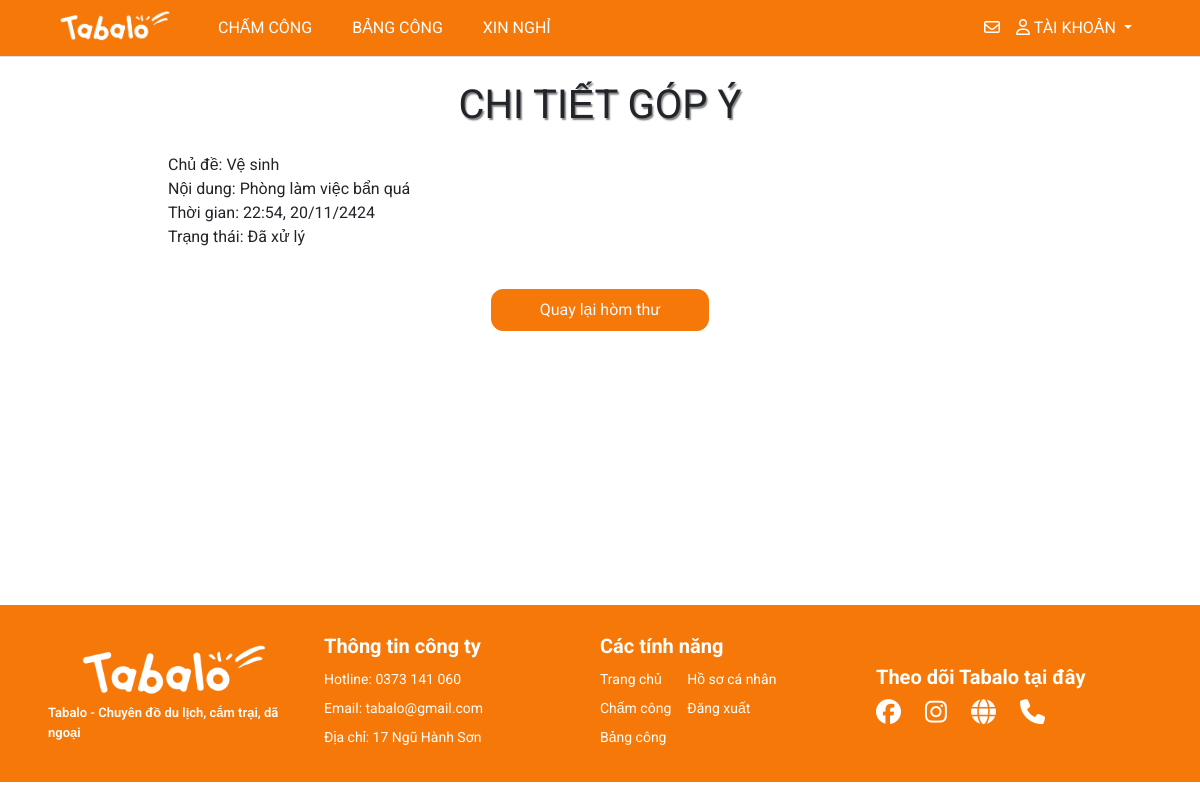
Page /letters/5/ (signed in) on the committed database.
### myapp/models.py (models this page shows, shortened)
class Letter(models.Model):
    user = models.ForeignKey(User, on_delete=models.CASCADE)
    is_anonymous = models.BooleanField(default=False)
    topic = models.ForeignKey(TopicLetter, on_delete=models.CASCADE)
    content = models.TextField()
    status = models.CharField(max_length=30, choices=[('Đang xử lý', 'Đang xử lý'),('Đã xử lý', 'Đã xử lý')], default='Đang xử lý')
    created_at = models.DateTimeField(auto_now_add=True)

class TopicLetter(models.Model):
  name = models.CharField(max_length=50)

### myapp/views.py (the view)
# urls.py: path('letters/<int:idletter>/', views.letter_detail, name='letter-detail'),
def letter_detail(request, idletter):
    try:
        letter = Letter.objects.get(id=idletter)
        if request.user == letter.user or request.user.is_superuser:
            title = 'Chi tiết góp ý'
            if request.POST:
                letter.status = 'Đã xử lý'
                letter.save()
                messages.success(request, 'Đã xử lý thư góp ý')
                return redirect('main-letter')
            return render(request, 'pages/letter_detail.html', {'title': title, 'letter': letter})
        else:
            return redirect('letters')
    except Letter.DoesNotExist:
        return redirect('letters')

### management/context_processors.py (called while the page is built)
def pending_dayoff(request):
  count_pending = DayOffRequest.objects.filter(status='pending').count()
  return {'count_pending': count_pending}

### templates/pages/letter_detail.html (shortened to what this page needs)
{% extends '../layouts/base.html' %}
{% block main %}
<br>
<h1 style="text-align:center; font-weight: 400; text-shadow: 1.5px 1.5px 1.5px rgba(0, 0, 0, 0.5);" class="mb-4">CHI TIẾT GÓP Ý</h1>
<div class="container" style="display:flex; justify-content:center">
  <div style="width: 80%;">
    <div>Chủ đề: {{ letter.topic.name }}</div>
    <div>Nội dung: {{ letter.content }}</div>
    <div>Thời gian: {{ letter.created_at|date:"H:i, d/m/yy" }}</div>
    <div>Trạng thái: {{ letter.status }}</div>
    <br>
    <center>
      {% if request.user.is_superuser %}
      <a href="/management/letter/" class="btn btn-info bg-btn mt-3 text-light pe-5 ps-5 pt-2 pb-2">Quản lý hòm thư</a>
      {% else %}
      <a href="/letters/" class="btn btn-info bg-btn mt-3 text-light pe-5 ps-5 pt-2 pb-2">Quay lại hòm thư</a>
      {% endif %}
    </center>
  </div>
</div>
<br><br>
{% load static %}
{% endblock %}

### static/styles/style.css (style rules this page uses)
.bg-btn { background-color: #F67809 !important; --bs-btn-border-color: #F67809 !important; border-radius: 12px !important; --bs-btn-hover-border-color: none !important; --bs-btn-active-bg: none !important; --bs-btn-active-border-color: none !important; }

### rows in the picture
Letter: topic.name "Vệ sinh", content "Phòng làm việc bẩn quá", created_at "22:54, 20/11/2424", status "Đã xử lý"
